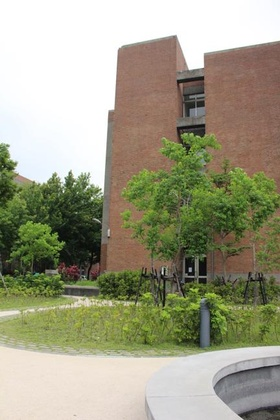
%> input picture source_photos/lib_25_01.jpg, 280 x 420 px, shrunk from 432 x 648 before the run; its folder holds 4 pictures in this run
$ octave --eval "result = make_new_cylindrical_photos;"   (GNU Octave 9; MATLAB toolbox functions it lacks are replaced by stand-ins)
%> lines starting %> are read from the running program, lines starting %| are printed output that depends on the picture
### get_focal_length.m
%% read in the pano.txt ad retrieve the focal length
function focal = get_focal_length(number_of_pics, filename)
    %# read the whole file to a temporary cell array
    %filename = 'test_photos/pano.txt';
    fid = fopen(filename,'rt');
    total_line_num = 13 * number_of_pics;
    line_num = 1;
    temp_f = 0;
    tline = fgetl(fid);
    while line_num <= total_line_num
        if (mod((line_num - 12),13) == 0)
            temp_f = temp_f + str2double(tline);
        end
        tline = fgetl(fid);
        line_num = line_num + 1;
    end
    fclose(fid);
    focal = temp_f/number_of_pics;
end

### cylinder_reproject.m
%% reproject a img to cylindrical coordinates
function temp_img = cylinder_reproject(im, x_size, y_size, f)
    new_x_size = ceil(2 * f * atan(x_size/(2*f)));
    new_y_size = y_size;
    temp_img = zeros(new_y_size, new_x_size, 3, 'uint8'); % x_size is for number 2, problem... f is NaN

    for i = 1 : y_size
        for j = 1 : x_size
            x = j - x_size/2; % transform to center of image = (0,0)
            y = i - y_size/2;
            new_x = f * atan(x/f);
            new_y = f * (y/((x^2 + f^2)^0.5));
            if round(new_y + new_y_size/2) > 0 && round(new_x + new_x_size/2) > 0
                temp_img(round(new_y + new_y_size/2), round(new_x + new_x_size/2), :) = im(i,j,:);
            end
        end
    end

end

### make_new_cylindrical_photos.m
%% Read in original photos and do the reprojection
% return the cell of cylindrical images.
function cylin_img = make_new_cylindrical_photos()
    % dirName = 'test_photos';
    % dirName = 'mrt_photos';
    % dirName = 'lib_out_photos';
    dirName = 'source_photos';
    file = dir([dirName '/' '*.jpg']);
    img = {};
    disp('Reading images...');
    tic;
    for k = 1 : size(file,1)
        img{k}= imread([dirName '/' file(k).name]);
    end
    disp(['Reading images finished... ' int2str(size(file,1)) ' images found.']);
%> (printed output is left out)
    toc;
    %% Reprojection to cylinder for each Image
    disp('Cylinder reprojection start......');
    tic;
    focal_length = get_focal_length(size(file,1), [dirName '/pano.txt']);
%     disp(focal_length);
%     disp(size(img{1},2));
    cylin_img = {};
    % cylin_path = 'cylin_photos/ourPicsLess/cylin_';
    cylin_path = 'cylin_photos/cylin_';
    for k = 1 : size(file,1)
        cylin_img{k} = cylinder_reproject(img{k}, size(img{k},2), size(img{k},1), focal_length);
        if k < 10
            imwrite(cylin_img{k},[cylin_path '0' int2str(k) '.bmp']) % don't use jpg!!
        else
            imwrite(cylin_img{k},[cylin_path int2str(k) '.bmp']) % don't use jpg!!
        end
    end
%> this loop made 4 passes
%> pass 1, in make_new_cylindrical_photos, `imwrite(cylin_img{k},[cylin_path '0' int2str(k) '.bmp']) % don't use j..`:
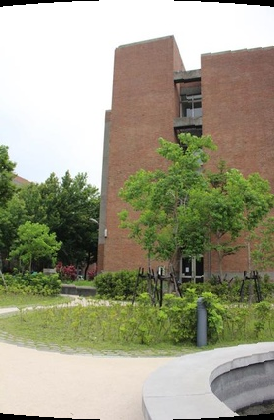
%> saved as cylin_01.bmp: size 420x274x3 uint8; mean R, G, B 157.5, 156, 132.8
%> pass 2, in make_new_cylindrical_photos, `imwrite(cylin_img{k},[cylin_path '0' int2str(k) '.bmp']) % don't use j..`:
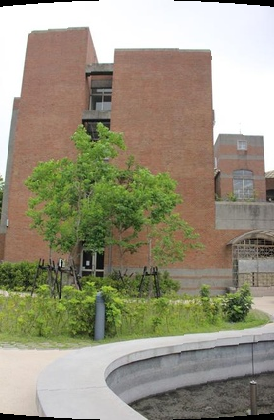
%> saved as cylin_02.bmp: size 420x274x3 uint8; mean R, G, B 151.9, 146.8, 125.9
    disp('Cylinder reprojection finished!');
    toc;
end
